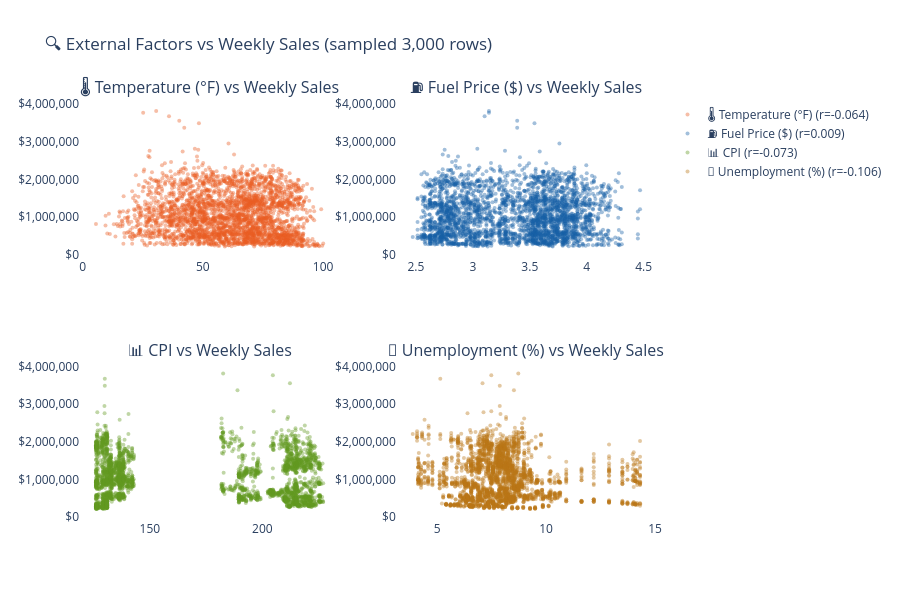

Notebook cell for this chart:
### Code cell
# ── Chart 4: External Factors vs Sales (4-panel scatter) ─────────────────────
factors = [
    ('Temperature',  '🌡️ Temperature (°F)', '#E85D24'),
    ('Fuel_Price',   '⛽ Fuel Price ($)',    '#185FA5'),
    ('CPI',          '📊 CPI',               '#639922'),
    ('Unemployment', '👷 Unemployment (%)',  '#BA7517'),
]

fig4 = make_subplots(
    rows=2, cols=2,
    subplot_titles=[f[1] + ' vs Weekly Sales' for f in factors]
)

sample = df.sample(min(3000, len(df)), random_state=42)

positions = [(1,1), (1,2), (2,1), (2,2)]

for (col, label, color), (r, c) in zip(factors, positions):
    corr_val = df[col].corr(df['Weekly_Sales'])
    fig4.add_trace(
        go.Scatter(
            x=sample[col],
            y=sample['Weekly_Sales'],
            mode='markers',
            marker=dict(color=color, size=4, opacity=0.4),
            name=f'{label} (r={corr_val:.3f})',
            hovertemplate=f'{label}: %{{x}}<br>Sales: $%{{y:,.0f}}<extra></extra>'
        ),
        row=r, col=c
    )

fig4.update_layout(
    title='🔍 External Factors vs Weekly Sales (sampled 3,000 rows)',
    height=600,
    plot_bgcolor='white',
    showlegend=True
)

fig4.update_yaxes(tickformat='$,.0f')

fig4.show()

### Figure 1 — Plotly figure (JSON) as saved in the notebook; plotly's stock layout.template omitted (floating-point values rounded to 4 significant figures; data arrays with more than 128 entries replaced by an {"elided": "..."} marker saying what was removed)
{"data": [{"hovertemplate": "🌡️ Temperature (°F): %{x}<br>Sales: $%{y:,.0f}<extra></extra>", "marker": {"color": "#E85D24", "opacity": 0.4, "size": 4}, "mode": "markers", "name": "🌡️ Temperature (°F) (r=-0.064)", "type": "scatter", "x": {"elided": "3000 float values"}, "xaxis": "x", "y": {"elided": "3000 float values"}, "yaxis": "y"}, {"hovertemplate": "⛽ Fuel Price ($): %{x}<br>Sales: $%{y:,.0f}<extra></extra>", "marker": {"color": "#185FA5", "opacity": 0.4, "size": 4}, "mode": "markers", "name": "⛽ Fuel Price ($) (r=0.009)", "type": "scatter", "x": {"elided": "3000 float values"}, "xaxis": "x2", "y": {"elided": "3000 float values"}, "yaxis": "y2"}, {"hovertemplate": "📊 CPI: %{x}<br>Sales: $%{y:,.0f}<extra></extra>", "marker": {"color": "#639922", "opacity": 0.4, "size": 4}, "mode": "markers", "name": "📊 CPI (r=-0.073)", "type": "scatter", "x": {"elided": "3000 float values"}, "xaxis": "x3", "y": {"elided": "3000 float values"}, "yaxis": "y3"}, {"hovertemplate": "👷 Unemployment (%): %{x}<br>Sales: $%{y:,.0f}<extra></extra>", "marker": {"color": "#BA7517", "opacity": 0.4, "size": 4}, "mode": "markers", "name": "👷 Unemployment (%) (r=-0.106)", "type": "scatter", "x": {"elided": "3000 float values"}, "xaxis": "x4", "y": {"elided": "3000 float values"}, "yaxis": "y4"}], "layout": {"annotations": [{"font": {"size": 16}, "showarrow": false, "text": "🌡️ Temperature (°F) vs Weekly Sales", "x": 0.225, "xanchor": "center", "xref": "paper", "y": 1, "yanchor": "bottom", "yref": "paper"}, {"font": {"size": 16}, "showarrow": false, "text": "⛽ Fuel Price ($) vs Weekly Sales", "x": 0.775, "xanchor": "center", "xref": "paper", "y": 1, "yanchor": "bottom", "yref": "paper"}, {"font": {"size": 16}, "showarrow": false, "text": "📊 CPI vs Weekly Sales", "x": 0.225, "xanchor": "center", "xref": "paper", "y": 0.375, "yanchor": "bottom", "yref": "paper"}, {"font": {"size": 16}, "showarrow": false, "text": "👷 Unemployment (%) vs Weekly Sales", "x": 0.775, "xanchor": "center", "xref": "paper", "y": 0.375, "yanchor": "bottom", "yref": "paper"}], "height": 600, "plot_bgcolor": "white", "showlegend": true, "title": {"text": "🔍 External Factors vs Weekly Sales (sampled 3,000 rows)"}, "xaxis": {"anchor": "y", "domain": [0, 0.45]}, "xaxis2": {"anchor": "y2", "domain": [0.55, 1]}, "xaxis3": {"anchor": "y3", "domain": [0, 0.45]}, "xaxis4": {"anchor": "y4", "domain": [0.55, 1]}, "yaxis": {"anchor": "x", "domain": [0.625, 1], "tickformat": "$,.0f"}, "yaxis2": {"anchor": "x2", "domain": [0.625, 1], "tickformat": "$,.0f"}, "yaxis3": {"anchor": "x3", "domain": [0, 0.375], "tickformat": "$,.0f"}, "yaxis4": {"anchor": "x4", "domain": [0, 0.375], "tickformat": "$,.0f"}}}
